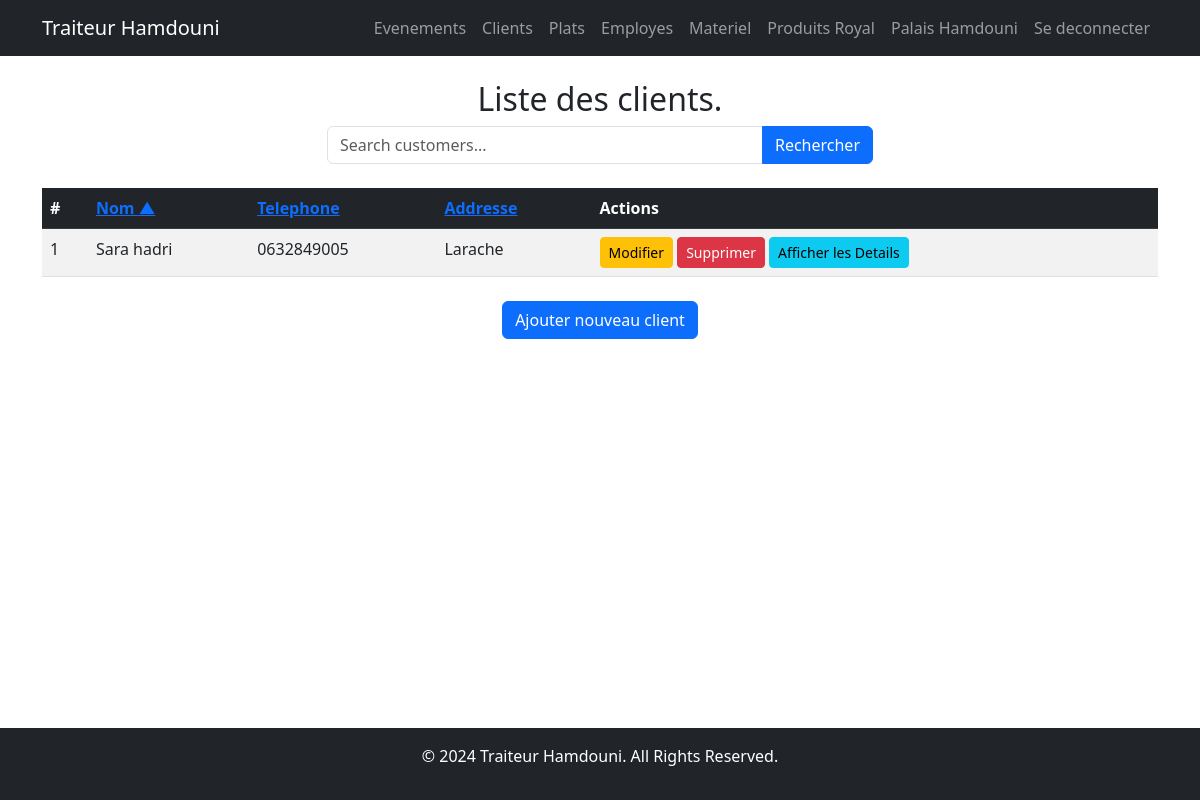
Page /client/customer-list/ (signed in) on the earlier database version.
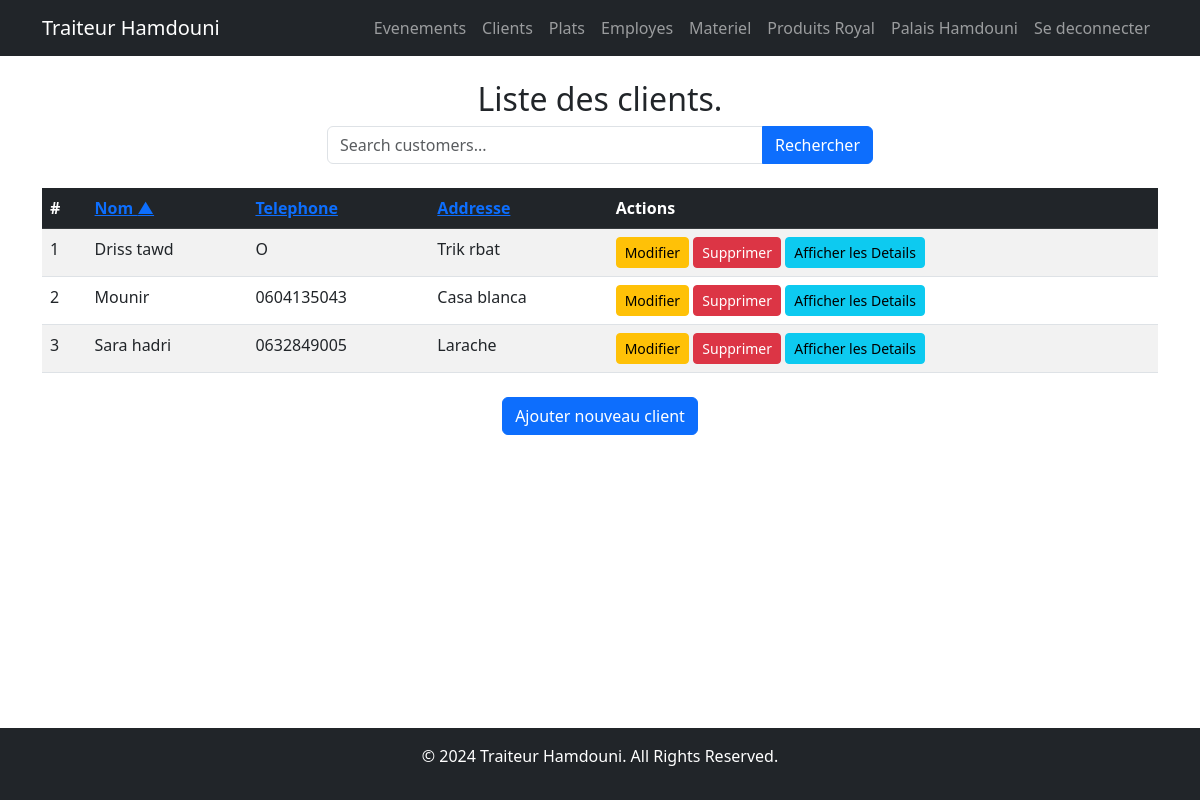
Same page on the later database version.
### client/models.py (models this page shows, shortened)
class Customer(models.Model):
    full_name = models.CharField(max_length=255, verbose_name="Full Name")
    phone_number = models.CharField(max_length=15, verbose_name="Phone Number")
    address = models.TextField(verbose_name="Address")

### client/views.py (the view)
# urls.py: path('customer-list/', customer_list, name='customer_list'),
def customer_list(request):
    search_query = request.GET.get('q', '')  # Get the search query from the URL parameters
    sort_by = request.GET.get('sort_by', 'full_name')  # Default sort by 'full_name'
    order = request.GET.get('order', 'asc')  # Default order is 'asc'
    if order == 'desc':
        sort_by = f'-{sort_by}'
    customers = Customer.objects.filter(
        Q(full_name__icontains=search_query) |
        Q(phone_number__icontains=search_query) |
        Q(address__icontains=search_query)
    ).order_by(sort_by)
    return render(request, 'client/customer_list.html', {
        'customers': customers,
        'current_sort': sort_by.lstrip('-'),
        'current_order': order,
        'search_query': search_query  # Pass the search query to the template
    })

### client/templates/client/customer_list.html (shortened to what this page needs)
{% extends 'base.html' %}
{% block content %}
<h2 class="text-center">Liste des clients.</h2>
<div class="row mb-4">
    <div class="col-md-6 offset-md-3">
        <form method="get" action="{% url 'customer_list' %}">
            <div class="input-group">
                <input type="text" name="q" class="form-control" placeholder="Search customers..." value="{{ search_query }}">
                <button type="submit" class="btn btn-primary">Rechercher</button>
            </div>
        </form>
    </div>
</div>
<table class="table table-striped mt-4">
    <thead class="table-dark">
        <tr>
            <th>#</th>
            <th>
                <a href="?sort_by=full_name&order={% if current_sort == 'full_name' and current_order == 'asc' %}desc{% else %}asc{% endif %}">
                    Nom
                    {% if current_sort == 'full_name' %}
                        <span>{% if current_order == 'asc' %}▲{% else %}▼{% endif %}</span>
                    {% endif %}
                </a>
            </th>
            <th>
                <a href="?sort_by=phone_number&order={% if current_sort == 'phone_number' and current_order == 'asc' %}desc{% else %}asc{% endif %}">
                    Telephone
                </a>
            </th>
            <th>
                <a href="?sort_by=address&order={% if current_sort == 'address' and current_order == 'asc' %}desc{% else %}asc{% endif %}">
                    Addresse
                </a>
            </th>
            <th>Actions</th>
        </tr>
    </thead>
    <tbody>
        {% for customer in customers %}
        <tr>
            <td>{{ forloop.counter }}</td>
            <td>{{ customer.full_name }}</td>
            <td>{{ customer.phone_number }}</td>
            <td>{{ customer.address }}</td>
            <td>
                <a href="{% url 'edit_customer' customer.pk %}" class="btn btn-sm btn-warning">Modifier</a>
                <a href="{% url 'delete_customer' customer.pk %}" class="btn btn-sm btn-danger">Supprimer</a>
                <a href="{% url 'customer_detail' customer.pk %}" class="btn btn-sm btn-info">Afficher les Details</a>
            </td>
        </tr>
        {% empty %}
        <tr>
            <td colspan="5" class="text-center">Pas de client.</td>
        </tr>
        {% endfor %}
    </tbody>
</table>
<div class="text-center mt-4">
    <a href="{% url 'add_customer' %}" class="btn btn-primary">Ajouter nouveau client</a>
</div>
{% endblock %}

Differences in the rows shown:
added Customer: full_name "Driss tawd", phone_number "O", address "Trik rbat"
added Customer: full_name "Mounir", phone_number "0604135043", address "Casa blanca"
